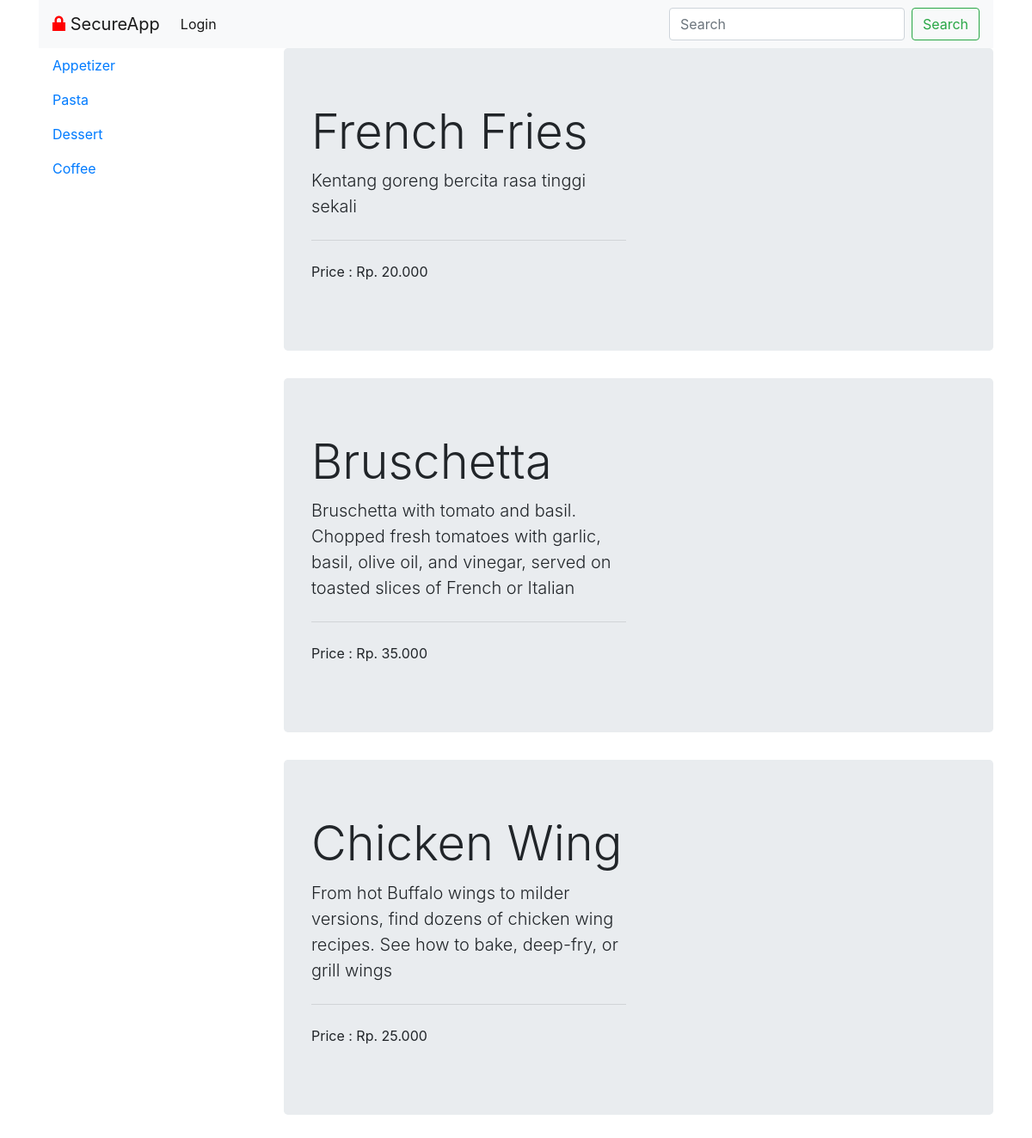
/index.php?m=menu&a=cat_id&id=1, run on the app's committed database.
### tables this page shows
CREATE TABLE `categories` (
  `id` int(11) NOT NULL AUTO_INCREMENT,
  `category_name` varchar(255) DEFAULT NULL,
  PRIMARY KEY (`id`)
);

CREATE TABLE `menus` (
  `id` int(11) NOT NULL AUTO_INCREMENT,
  `name` varchar(100) DEFAULT NULL,
  `price` decimal(10,0) DEFAULT NULL,
  `description` varchar(200) DEFAULT NULL,
  `image` varchar(200) DEFAULT 'NULL',
  `id_cat` int(11) DEFAULT NULL,
  PRIMARY KEY (`id`)
);

### includes/database.php (called while the page is built, shortened)
<?php
$dsn = 'mysql:host=127.0.0.1;dbname=tugas1';
if(isset($_SESSION['group']) && $_SESSION['group'] == 'admin'){
	$username = 'admin';
	$password = 'adminpassword';
}else{
	$username = 'user';
	$password = 'userpassword';
}
$options = array(
    PDO::MYSQL_ATTR_INIT_COMMAND => 'SET NAMES utf8',
);
$dbh = new PDO($dsn, $username, $password, $options);
function query(){
	global $dbh;
	$args = func_get_args();
	$sql = $args[0];
	if(count($args)>1){
		array_shift($args);
		$params = $args;
	}else{
		$params = [];
	}
	$stmt = $dbh->prepare($sql);
	$stmt->execute($params);
	return $stmt;
}

### includes/functions.php (called while the page is built, shortened)
<?php
function listOfCategories(){
	return query('SELECT * FROM categories');
}

### modules/menu.php (the view, shortened to what this page needs)
<div class="container">
	<div class="row">
		<div class="col-md-3">
			<?php include_once 'includes/sidebar.php'?>
		</div>
		<div class="col-md-9">
		<?php foreach(query('SELECT * FROM menus where id_cat=?' , (int)$_REQUEST['id']) as $v) :?>
			<div class="jumbotron">
				<div class="row">
					<div class="col-md-6">
					  <h1 class="display-4"><?php echo $v['name'] ?></h1>
					  <p class="lead"><?php echo $v['description'] ?></p>
					  <hr class="my-4">
					  <p>Price : Rp. <?php echo  number_format($v['price'] ,0,",","."); ?></p>
					</div>
					<div class="col-md-6">
						<div class="imgLiquidFill imgLiquid" style="height: 200px;">
							</div>
					</div>
				</div>
			</div>
		<?php endforeach ?>
		</div>
	</div>
</div>

### includes/head.php (shortened to what this page needs)
<!DOCTYPE html>
<html lang="en">
<head>
	<link rel="stylesheet" href="https://maxcdn.bootstrapcdn.com/bootstrap/4.0.0-beta/css/bootstrap.min.css" />
	<link href="/assets/iconic/font/css/open-iconic-bootstrap.css" rel="stylesheet">
</head>
<body>
<?php include_once 'navbar.php' ;?>

### includes/navbar.php (shortened to what this page needs)
<div class="container">
	<nav class="navbar navbar-expand-lg navbar-light bg-light">
	  <a class="navbar-brand" href="index.php">
		<span class="oi oi-lock-locked" title="icon name" aria-hidden="true"></span> SecureApp
		</a>
	  <div class="collapse navbar-collapse" id="navbarSupportedContent">
	    <ul class="navbar-nav mr-auto">
	  <?php if(isset($_SESSION['username'])):?>
	      <li class="nav-item">
	        <a class="nav-link" href="index.php?m=menus">Menu</a>
	      </li>
	      <li class="nav-item">
	        <a class="nav-link" href="index.php?m=user">User</a>
	      </li>
	      <li class="nav-item active">
	        <a class="nav-link" href="index.php?m=logout">Logout </a>
	      </li>
	  <?php else: ?>
	      <li class="nav-item active">
	        <a class="nav-link" href="index.php?m=login">Login </a>
	      </li>
      <?php endif ?>
	    </ul>
	    <form class="form-inline my-2 my-lg-0" action="index.php?m=search" method="POST">
	      <input class="form-control mr-sm-2" type="text" placeholder="Search" aria-label="Search" name="keyword">
	      <button class="btn btn-outline-success my-2 my-sm-0" type="submit">Search</button>
	    </form>
	  </div>
	</nav>
</div>

### index.php (shortened to what this page needs)
<?php
include_once 'includes/functions.php';
include_once 'includes/database.php';
include_once 'includes/head.php';
if(isset($_REQUEST['m'])){
	include_once 'modules/'.$_REQUEST['m'].'.php';
}else{
	include_once 'modules/home.php';
}
include_once 'includes/foot.php';

### includes/sidebar.php
<nav class="nav flex-column">
	<?php $stmt = listOfCategories() ?>
	<?php foreach ($stmt->fetchAll() as $key => $value) :?>
  		<a class="nav-link" href="index.php?m=menu&a=cat_id&id=<?php echo $value['id'] ?>"><?php echo $value['category_name'] ?></a>
  	<?php endforeach ?>
</nav>

### includes/foot.php (shortened to what this page needs)
</body>
</html>

### includes/head.php (style rules this page uses)
.oi-lock-locked { color: #f00; }

### data on the page
categories: category_name "Appetizer"
categories: category_name "Pasta"
categories: category_name "Dessert"
categories: category_name "Coffee"
menus: name "French Fries", description "Kentang goreng bercita rasa tinggi sekali", price "20.000"
menus: name "Bruschetta", description "Bruschetta with tomato and basil. Chopped fresh tomatoes with garlic, basil, olive oil, and vinegar, served on toasted slices of French or Italian", price "35.000"
menus: name "Chicken Wing", description "From hot Buffalo wings to milder versions, find dozens of chicken wing recipes. See how to bake, deep-fry, or grill wings", price "25.000"
